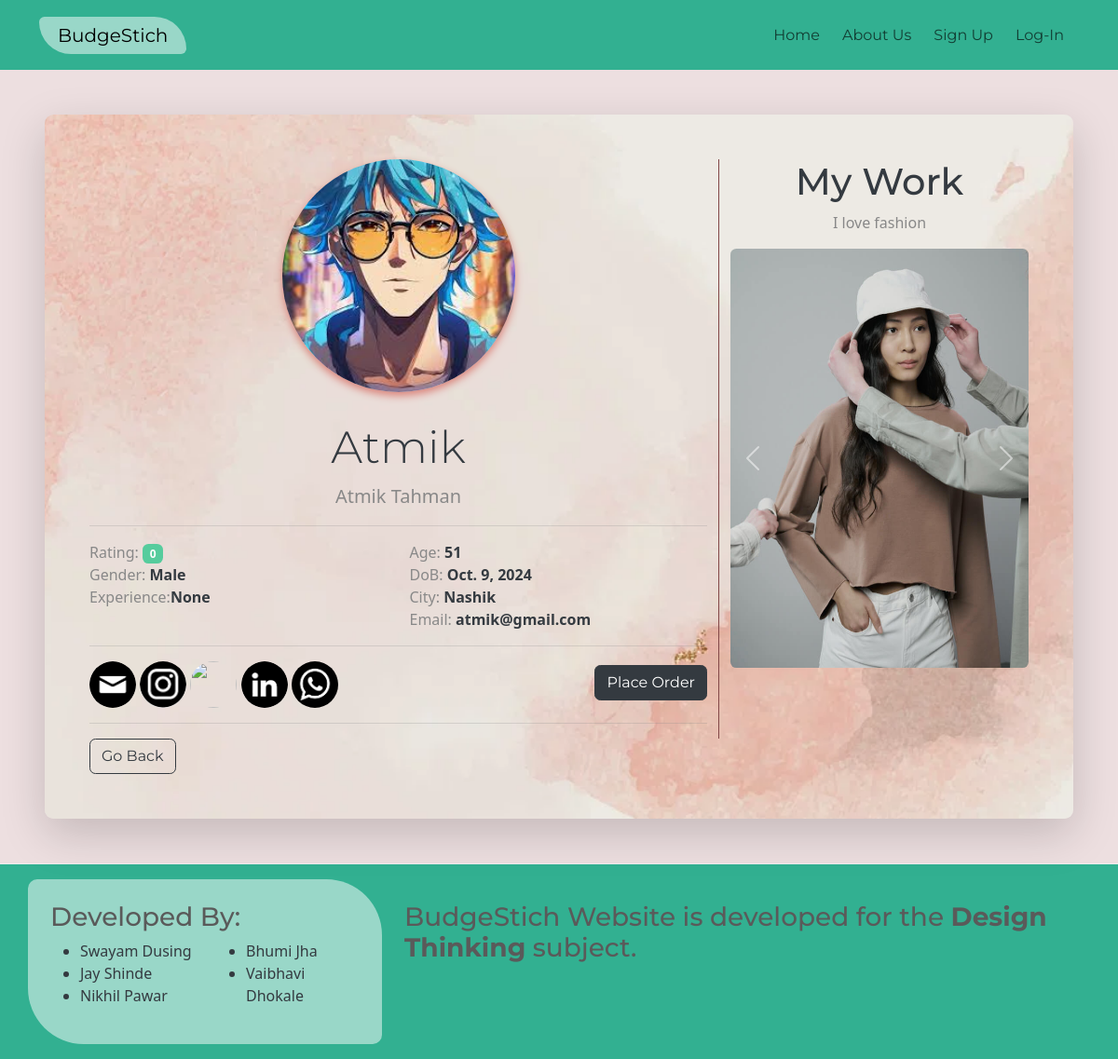
Page /viewprofile/8 on the earlier database version.
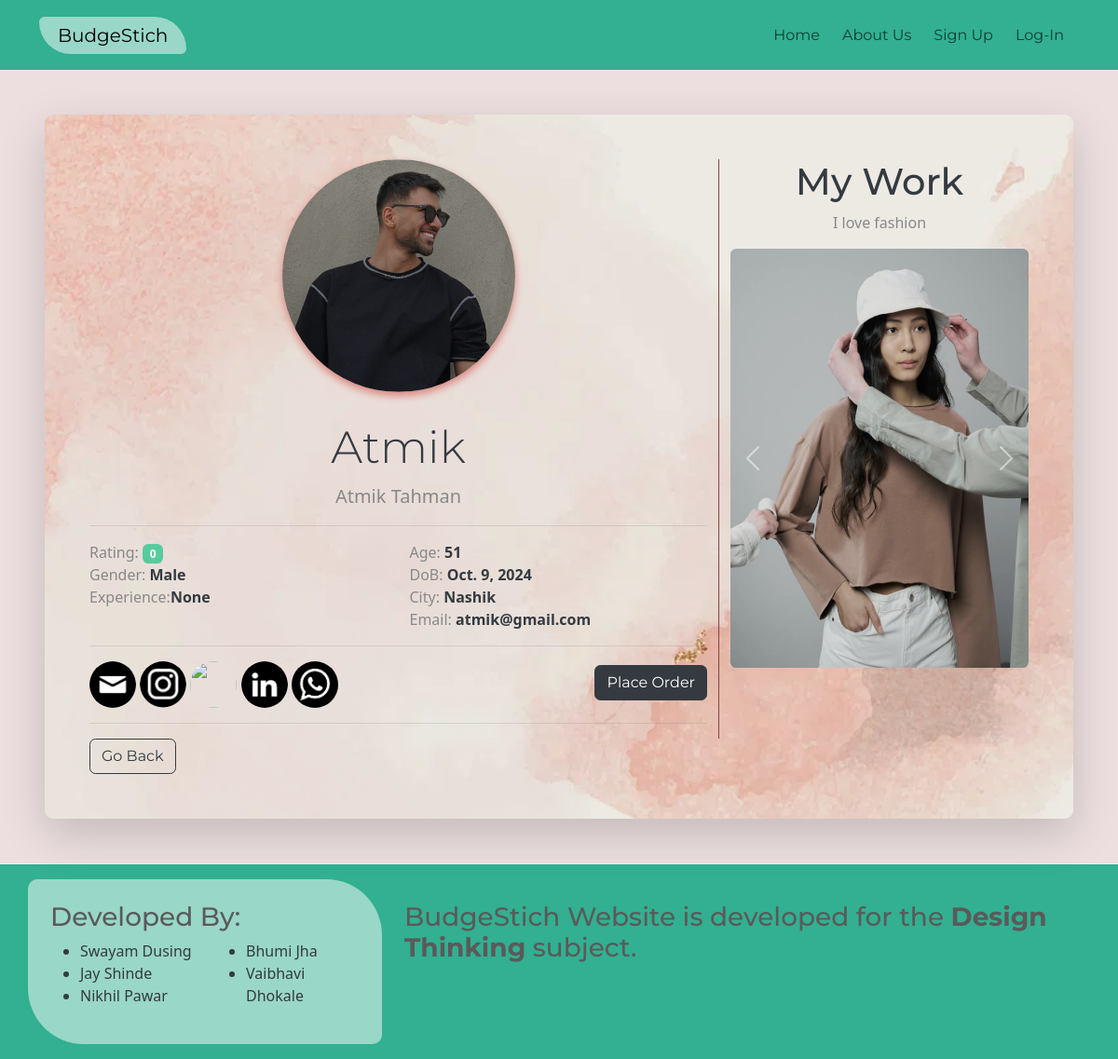
Same page on the later database version.
### coreapp/models.py (models this page shows, shortened)
class CustomUser(AbstractUser): #this contains the clients info
    USER_TYPE_CHOICES = (
        ('client', 'Client'),
        ('tailor', 'Tailor'),
    )
    USER_GENDER = (
        ('male', 'Male'),
        ('female', 'Female'),
    )
    user_type = models.CharField(max_length=10, choices=USER_TYPE_CHOICES)
    profilepic = models.ImageField(upload_to='profile_pics/', blank=True, null=True,)
    gender = models.CharField(max_length=10, choices=USER_GENDER)
    experience = models.PositiveIntegerField(blank=True,null=True)
    age = models.PositiveIntegerField(blank=True,null=True)
    dob = models.DateField(blank=True,null=True)
    address = models.CharField(max_length=20,blank=True,null=True)
    addzipcode = models.CharField(max_length=10,blank=True,null=True)
    addcity = models.CharField(max_length=15,blank=True,null=True)
    addstate = models.CharField(max_length=15,blank=True,null=True)
    ratings = models.IntegerField(blank=True,null=True,default=0)
    biodis = models.CharField(max_length=255,blank=True,null=True)
    contact = models.CharField(max_length=15,blank=True,null=True)
    groups = models.ManyToManyField(
        Group,
        related_name='customuser_set',  # Change the related_name here
        blank=True,
        help_text='The groups this user belongs to.',
        verbose_name='groups',
    )
    user_permissions = models.ManyToManyField(
        Permission,
        related_name='customuser_set',  # Change the related_name here
        blank=True,
        help_text='Specific permissions for this user.',
        verbose_name='user permissions',
    )

### coreapp/views.py (the view)
# urls.py: path('viewprofile/<int:id>',views.viewprofile),
def viewprofile(request,id):
    prof = CustomUser.objects.get(id=id)
    return render(request,'viewprofile.html',{'x':prof})

### coreapp/templates/viewprofile.html (shortened to what this page needs)
{% extends "base.html" %}
{% load static %}
{% block content %}
<div class="container-fluid  p-5">
    <div class="container rounded-3  p-5 bgimageset shadow-lg ">
        <div class="row">
            <div class="col-md-8 vertical-line">
                <div class="d-flex justify-content-center">
                    {% if x.profilepic %}
                    <img src="{{ x.profilepic.url }}" alt="Profile Img" class="viewprofile-img">
                    {% else %}
                    <img src="https://encrypted-tbn0.gstatic.com/images?q=tbn:ANd9GcT8AJM9wkP__z2M-hovSAWcTb_9XJ6smy3NKw&s"
                        alt="Profile Img" class="profile-img">
                    {% endif %}
                </div>
                <p class="text-body-dark">
                <h1 class="display-5 text-dark text-center">{{ x.username }}</h1>
                <p class="lead text-center">{{x.first_name}} {{x.last_name}}</p>
                <hr>
                <div class="row">
                    <div class="col-md-6">
                        Rating: <span class="badge bg-success"> {{x.ratings}} </span><br>
                        Gender: <strong class="text-dark">{{x.get_gender_display}}</strong> <br>
                        Experience:<strong class="text-dark">{{x.experience}}</strong> <br>
                    </div>
                    <div class="col-md-6">
                        Age: <strong class="text-dark">{{x.age}}</strong> <br>
                        DoB: <strong class="text-dark">{{x.dob}}</strong><br>
                        City: <strong class="text-dark">{{x.addcity}}</strong> <br>
                        Email: <strong class="text-dark">{{x.email}}</strong> <br>
                    </div>
                </div>
                <hr>
                <div class="justify-content-center">
                    <a href="mailto:{{x.email}}"><img src="/static/image/emallogo.png" alt=""
                            class="social-icons hovereff-red"></a>
                    <a href="https://www.instagram.com"><img src="/static/image/instalogobw.png" alt=""
                            class="social-icons hovereff-red"></a>
                    <a href="https://www.facebook.com"><img src="/static/image/faceblogo.png" alt=""
                            class="social-icons hovereff-red"></a>
                    <a href="https://in.linkedin.com/"><img src="/static/image/linkedinlogo.png" alt=""
                            class="social-icons hovereff-red"></a>
                    <a href="https://web.whatsapp.com/"><img src="/static/image/whatsapplogo.png" alt=""
                            class="social-icons hovereff-red"></a>
                    <a href="/placeorder/{{ x.id }}" class="btn btn-dark mt-1" style="float: right;">Place Order</a>
                </div>
                <hr>
            </div>
            <div class="col-md-4">
                <h1 class="display-7 text-dark text-center">My Work</h1>
                <p class="text-center">
                    {{x.biodis}}
                </p>
                <div id="carouselExample" class="carousel slide">
                    <div class="carousel-inner">
                        <div class="carousel-item active ">
                            <img src="/static/image/banner-image-6.jpg" class="d-block w-100 rounded" alt="..." style="height: 450px;">
                        </div>
                    </div>
                    <button class="carousel-control-prev" type="button" data-bs-target="#carouselExample"
                        data-bs-slide="prev">
                        <span class="carousel-control-prev-icon" aria-hidden="true"></span>
                    </button>
                    <button class="carousel-control-next" type="button" data-bs-target="#carouselExample"
                        data-bs-slide="next">
                        <span class="carousel-control-next-icon" aria-hidden="true"></span>
                    </button>
                </div>
            </div>
        </div>
        <a href="/order" class="btn btn-outline-dark">Go Back</a>
    </div>
</div>
</div>
{% endblock %}

Differences in the rows shown:
changed CustomUser "Atmik": profilepic: a different picture
